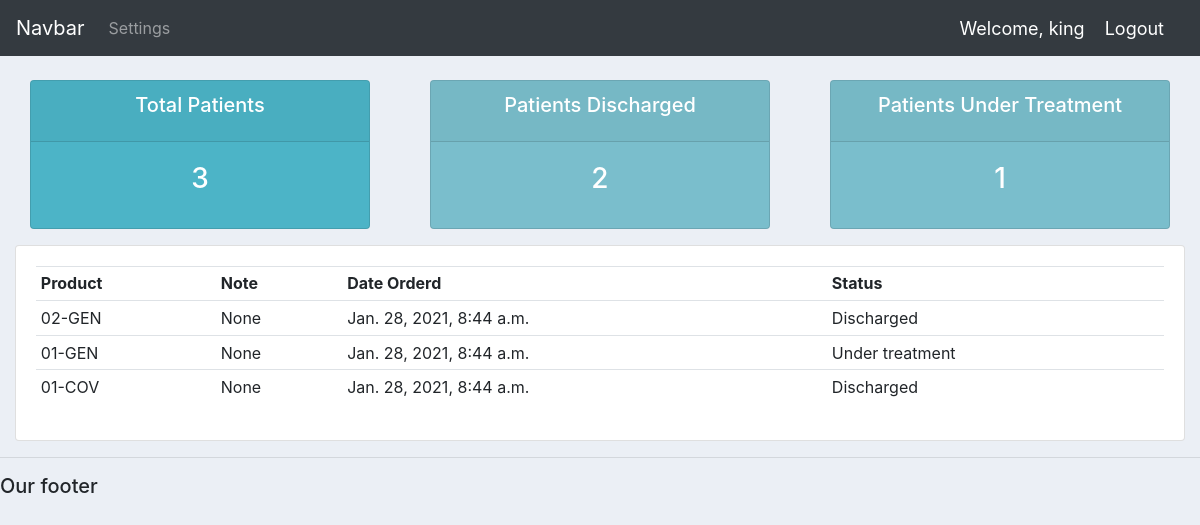
Screenshot of /user/ (signed in) with the database file from the repository.
### accounts/models.py (models this page shows, shortened)
class Order(models.Model):
	STATUS = (
			('Admitted', 'Admitted'),
			('Under treatment', 'Under treatment'),
			('Discharged', 'Discharged'),
			)
	customer = models.ForeignKey(Customer, null=True, on_delete= models.SET_NULL)
	product = models.ForeignKey(Product, null=True, on_delete= models.SET_NULL)
	date_created = models.DateTimeField(auto_now_add=True, null=True)
	status = models.CharField(max_length=200, null=True, choices=STATUS)
	note = models.CharField(max_length=200, null=True)

class Product(models.Model):
	CATEGORY = (
			('Indoor', 'Indoor'),
			('Out Door', 'Out Door'),
			)
	name = models.CharField(max_length=200, null=True)
	price = models.FloatField(null=True)
	category = models.CharField(max_length=200, null=True, choices=CATEGORY)
	description = models.CharField(max_length=200, null=True, blank=True)
	date_created = models.DateTimeField(auto_now_add=True, null=True)
	tags = models.ManyToManyField(Tag)
	def __str__(self):
		return self.name

### accounts/decorators.py (the view)
		def wrapper_func(request, *args, **kwargs):
			group = None
			if request.user.groups.exists():
				group = request.user.groups.all()[0].name
			if group in allowed_roles:
				return view_func(request, *args, **kwargs)
			else:
				return HttpResponse('You are not authorized to view this page')

### accounts/views.py (called while the page is built)
@login_required(login_url='login')
@allowed_users(allowed_roles=['customer'])
def userPage(request):
	orders = request.user.customer.order_set.all()
	total_orders = orders.count()
	delivered = orders.filter(status='Discharged').count()
	pending = orders.filter(status='Under treatment').count()
	context = {'orders':orders, 'total_orders':total_orders,
	'delivered':delivered,'pending':pending}
	return render(request, 'accounts/user.html', context)

### accounts/templates/accounts/user.html
{%  extends 'accounts/base.html' %}
{% block content %}
{%  include 'accounts/status.html' %}
<div class="row">
	<div class="col-md">
		<div class="card card-body">
			<table class="table table-sm">
				<tr>
					<th>Product</th>
					<th>Note</th>
					<th>Date Orderd</th>
					<th>Status</th>
				</tr>
				{% for order in orders %}
				<tr>
					<td>{{order.product}}</td>
					<td>{{order.note}}</td>
					<td>{{order.date_created}}</td>
					<td>{{order.status}}</td>
				</tr>
				{% endfor %}
			</table>
		</div>
	</div>
</div>
{% endblock content %}

### accounts/templates/accounts/navbar.html (shortened to what this page needs)
<nav class="navbar navbar-expand-lg navbar-dark bg-dark">
  <a class="navbar-brand" href="#">Navbar</a>
  <div class="collapse navbar-collapse" id="navbarNavAltMarkup">
    <div class="navbar-nav">
      {% if request.user.is_staff %}
      <a class="nav-item nav-link active" href="{% url 'home' %}">Dashboard </a>
      <a class="nav-item nav-link" href="{% url 'products' %}">Products</a>
      {% else %}
       <li class="nav-item">
        <a class="nav-link" href="{% url 'account' %}">Settings</a>
      </li>
      {% endif %}
    </div>
  </div>
  <span class="hello-msg">Welcome, {{request.user}}</span>
  <span ><a  class="hello-msg" href="{% url 'logout' %}">Logout</a></span>
</nav>

### static/css/base.css (style rules this page uses)
body { background-color: #ebeff5; }

### accounts/templates/accounts/navbar.html (style rules this page uses)
.hello-msg { font-size: 18px; color: #fff; margin-right: 20px; }

### rows the page displays
Order: product "02-GEN", note "None", date_created "Jan. 28, 2021, 8:44 a.m.", status "Discharged"
Order: product "01-GEN", note "None", date_created "Jan. 28, 2021, 8:44 a.m.", status "Under treatment"
Order: product "01-COV", note "None", date_created "Jan. 28, 2021, 8:44 a.m.", status "Discharged"

### other values shown
{{ request.user }} "king"
{{ total_orders }} "3"
{{ delivered }} "2"
{{ pending }} "1"
